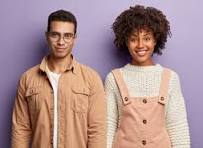
#> input picture face.jpg, 203 x 148 px
$ python task2_face.py
#> lines starting #> are read from the running program, lines starting #| are printed output that depends on the picture; after the words box and inside, x2 and y2 are one past the last pixel; in counts of white or black regions, pixels touching at a corner belong together

import cv2

face_cascade = cv2.CascadeClassifier(
    cv2.data.haarcascades + 'haarcascade_frontalface_default.xml'
)

img = cv2.imread('face.jpg')
#> img is the input picture: shape (148, 203, 3); mean B, G, R 143.6, 143.2, 172.8

if img is None:
    print("Error: Image not found. Check file name and location.")
    exit()

gray = cv2.cvtColor(img, cv2.COLOR_BGR2GRAY)
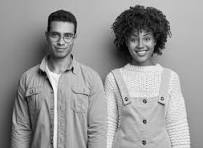
#> gray: shape (148, 203); min 1, max 252, mean 152.1

faces = face_cascade.detectMultiScale(
    gray,
    scaleFactor=1.05,
    minNeighbors=2,
    minSize=(30, 30)
)
#> faces = [[43, 22, 37, 37], [123, 25, 36, 36]]

print("Number of faces detected:", len(faces))
#| Number of faces detected: 2

for (x, y, w, h) in faces:
    cv2.rectangle(img, (x, y), (x+w, y+h), (255, 0, 0), 2)
#> this loop made 2 passes
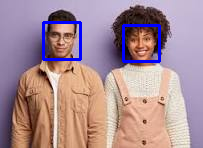
#> img: shape (148, 203, 3); 2.89% of pixels changed, all inside (x1, y1, x2, y2) = (42, 21, 161, 63)

cv2.putText(
    img,
    f'Faces: {len(faces)}',
    (20, 40),
    cv2.FONT_HERSHEY_SIMPLEX,
    1,
    (0, 255, 0),
    2
)
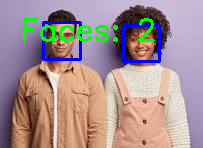
#> img: shape (148, 203, 3); 2.83% of pixels changed, all inside (x1, y1, x2, y2) = (23, 18, 155, 42)

cv2.imshow("Face Detection", img)
cv2.waitKey(0)
cv2.destroyAllWindows()
